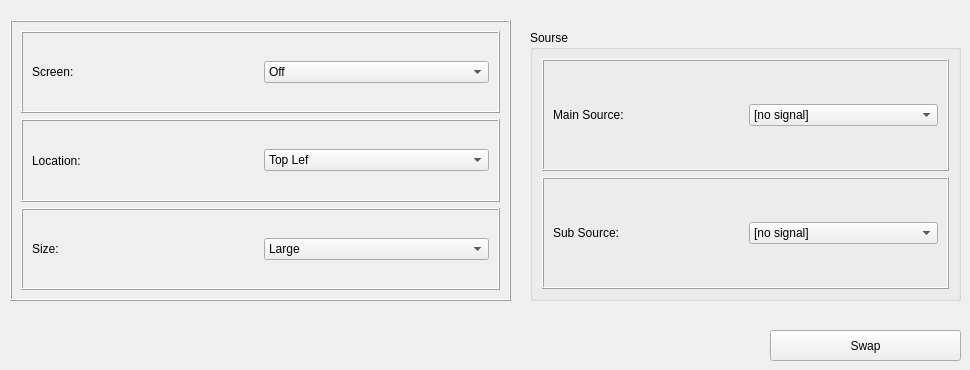
          <widget class="QWidget" name="tab_15">
           <attribute name="title">
            <string>PIP - PBP</string>
           </attribute>
           <widget class="QFrame" name="frame_41">
            <property name="geometry">
             <rect>
              <x>10</x>
              <y>20</y>
              <width>501</width>
              <height>281</height>
             </rect>
            </property>
            <property name="frameShape">
             <enum>QFrame::Box</enum>
            </property>
            <property name="frameShadow">
             <enum>QFrame::Raised</enum>
            </property>
            <layout class="QVBoxLayout" name="verticalLayout_14">
             <item>
              <widget class="QFrame" name="frame_PIP_PBP_Screen">
               <property name="frameShape">
                <enum>QFrame::Box</enum>
               </property>
               <property name="frameShadow">
                <enum>QFrame::Raised</enum>
               </property>
               <layout class="QHBoxLayout" name="horizontalLayout_51">
                <item>
                 <widget class="QLabel" name="label_PIP_PBP_Screen">
                  <property name="text">
                   <string>Screen:</string>
                  </property>
                 </widget>
                </item>
                <item>
                 <widget class="QComboBox" name="comboBox_PIP_PBP_Screen">
                  <item>
                   <property name="text">
                    <string>Off</string>
                   </property>
                  </item>
                  <item>
                   <property name="text">
                    <string>PIP</string>
                   </property>
                  </item>
                  <item>
                   <property name="text">
                    <string>PBP</string>
                   </property>
                  </item>
                 </widget>
                </item>
               </layout>
              </widget>
             </item>
             <item>
              <widget class="QFrame" name="frame_PIP_PBP_Location">
               <property name="frameShape">
                <enum>QFrame::Box</enum>
               </property>
               <property name="frameShadow">
                <enum>QFrame::Raised</enum>
               </property>
               <layout class="QHBoxLayout" name="horizontalLayout_52">
                <item>
                 <widget class="QLabel" name="label_PIP_PBP_Location">
                  <property name="text">
                   <string>Location:</string>
                  </property>
                 </widget>
                </item>
                <item>
                 <widget class="QComboBox" name="comboBox_PIP_PBP_Location">
                  <item>
                   <property name="text">
                    <string>Top Lef</string>
                   </property>
                  </item>
                  <item>
                   <property name="text">
                    <string>Top Right</string>
                   </property>
                  </item>
                  <item>
                   <property name="text">
                    <string>Bottom Lef</string>
                   </property>
                  </item>
                  <item>
                   <property name="text">
                    <string>Bottom Right</string>
                   </property>
                  </item>
                  <item>
                   <property name="text">
                    <string>PBP, Main Lef</string>
                   </property>
                  </item>
                  <item>
                   <property name="text">
                    <string>PBP, Main Top</string>
                   </property>
                  </item>
                  <item>
                   <property name="text">
                    <string>PBP, Main Right</string>
                   </property>
                  </item>
                  <item>
                   <property name="text">
                    <string>PBP, Main Bottom</string>
                   </property>
                  </item>
                 </widget>
                </item>
               </layout>
              </widget>
             </item>
             <item>
              <widget class="QFrame" name="frame_PIP_PBP_Size">
               <property name="frameShape">
                <enum>QFrame::Box</enum>
               </property>
               <property name="frameShadow">
                <enum>QFrame::Raised</enum>
               </property>
               <layout class="QHBoxLayout" name="horizontalLayout_53">
                <item>
                 <widget class="QLabel" name="label_PIP_PBP_Size">
                  <property name="text">
                   <string>Size:</string>
                  </property>
                 </widget>
                </item>
                <item>
                 <widget class="QComboBox" name="comboBox_PIP_PBP_Size">
                  <item>
                   <property name="text">
                    <string>Large</string>
                   </property>
                  </item>
                  <item>
                   <property name="text">
                    <string>Medium</string>
                   </property>
                  </item>
                  <item>
                   <property name="text">
                    <string>Small</string>
                   </property>
                  </item>
                 </widget>
                </item>
               </layout>
              </widget>
             </item>
            </layout>
           </widget>
           <widget class="QGroupBox" name="groupBox_5">
            <property name="geometry">
             <rect>
              <x>530</x>
              <y>30</y>
              <width>431</width>
              <height>271</height>
             </rect>
            </property>
            <property name="title">
             <string>Sourse</string>
            </property>
            <layout class="QVBoxLayout" name="verticalLayout_15">
             <item>
              <widget class="QFrame" name="frame_PIP_PBP_Sourse_Main">
               <property name="frameShape">
                <enum>QFrame::Box</enum>
               </property>
               <property name="frameShadow">
                <enum>QFrame::Raised</enum>
               </property>
               <layout class="QHBoxLayout" name="horizontalLayout_54">
                <item>
                 <widget class="QLabel" name="label_PIP_PBP_Sourse_Main">
                  <property name="text">
                   <string>Main Source:</string>
                  </property>
                 </widget>
                </item>
                <item>
                 <widget class="QComboBox" name="comboBox_PIP_PBP_Sourse_Main">
                  <item>
                   <property name="text">
                    <string>[no signal]</string>
                   </property>
                  </item>
                  <item>
                   <property name="text">
                    <string>HDMI1/MHL</string>
                   </property>
                  </item>
                  <item>
                   <property name="text">
                    <string>HDMI2</string>
                   </property>
                  </item>
                  <item>
                   <property name="text">
                    <string>HDMI2/MHL</string>
                   </property>
                  </item>
                  <item>
                   <property name="text">
                    <string>HDMI3</string>
                   </property>
                  </item>
                  <item>
                   <property name="text">
                    <string>DVI-D</string>
                   </property>
                  </item>
                  <item>
                   <property name="text">
                    <string>DVI-A</string>
                   </property>
                  </item>
                  <item>
                   <property name="text">
                    <string>VGA</string>
                   </property>
                  </item>
                  <item>
                   <property name="text">
                    <string>VGA1</string>
                   </property>
                  </item>
                  <item>
                   <property name="text">
                    <string>VGA2</string>
                   </property>
                  </item>
                  <item>
                   <property name="text">
                    <string>Component</string>
                   </property>
                  </item>
                  <item>
                   <property name="text">
                    <string>S-Video</string>
                   </property>
                  </item>
                  <item>
                   <property name="text">
                    <string>Video</string>
                   </property>
                  </item>
                  <item>
                   <property name="text">
                    <string>DisplayPort</string>
                   </property>
                  </item>
                  <item>
                   <property name="text">
                    <string>HDBaseT</string>
                   </property>
                  </item>
                  <item>
                   <property name="text">
                    <string>BNC</string>
                   </property>
                  </item>
                  <item>
                   <property name="text">
                    <string>Wireless</string>
                   </property>
                  </item>
                  <item>
                   <property name="text">
                    <string>Flash Drive</string>
                   </property>
                  </item>
                  <item>
                   <property name="text">
                    <string>Network Display</string>
                   </property>
                  </item>
                  <item>
                   <property name="text">
                    <string>USB Display</string>
                   </property>
                  </item>
                  <item>
                   <property name="text">
                    <string>Multimedia</string>
                   </property>
                  </item>
                  <item>
                   <property name="text">
                    <string>3G-SDI</string>
                   </property>
                  </item>
                  <item>
                   <property name="text">
                    <string>Smart TV</string>
                   </property>
                  </item>
                 </widget>
                </item>
               </layout>
              </widget>
             </item>
             <item>
              <widget class="QFrame" name="frame_PIP_PBP_Sourse_Sub">
               <property name="frameShape">
                <enum>QFrame::Box</enum>
               </property>
               <property name="frameShadow">
                <enum>QFrame::Raised</enum>
               </property>
               <layout class="QHBoxLayout" name="horizontalLayout_55">
                <item>
                 <widget class="QLabel" name="label_3D_Mode_7">
                  <property name="text">
                   <string>Sub Source:</string>
                  </property>
                 </widget>
                </item>
                <item>
                 <widget class="QComboBox" name="comboBox_PIP_PBP_Sourse_Sub">
                  <item>
                   <property name="text">
                    <string>[no signal]</string>
                   </property>
                  </item>
                  <item>
                   <property name="text">
                    <string>HDMI1</string>
                   </property>
                  </item>
                  <item>
                   <property name="text">
                    <string>VGA 1</string>
                   </property>
                  </item>
                  <item>
                   <property name="text">
                    <string>Compoent</string>
                   </property>
                  </item>
                  <item>
                   <property name="text">
                    <string>HDMI 2</string>
                   </property>
                  </item>
                  <item>
                   <property name="text">
                    <string>HDMI 3</string>
                   </property>
                  </item>
                  <item>
                   <property name="text">
                    <string>VGA 2</string>
                   </property>
                  </item>
                  <item>
                   <property name="text">
                    <string>BNC</string>
                   </property>
                  </item>
                  <item>
                   <property name="text">
                    <string>S-video</string>
                   </property>
                  </item>
                  <item>
                   <property name="text">
                    <string>Vedio</string>
                   </property>
                  </item>
                  <item>
                   <property name="text">
                    <string>DVI-D</string>
                   </property>
                  </item>
                  <item>
                   <property name="text">
                    <string>HDBaseT</string>
                   </property>
                  </item>
                  <item>
                   <property name="text">
                    <string>3G-SDI</string>
                   </property>
                  </item>
                  <item>
                   <property name="text">
                    <string>Network Display</string>
                   </property>
                  </item>
                  <item>
                   <property name="text">
                    <string>Wireless</string>
                   </property>
                  </item>
                  <item>
                   <property name="text">
                    <string>Flash Drive</string>
                   </property>
                  </item>
                  <item>
                   <property name="text">
                    <string>USB Display</string>
                   </property>
                  </item>
                  <item>
                   <property name="text">
                    <string>DisplayPort</string>
                   </property>
                  </item>
                 </widget>
                </item>
               </layout>
              </widget>
             </item>
            </layout>
           </widget>
           <widget class="QPushButton" name="pushButton_PIP_PBP_Swap">
            <property name="geometry">
             <rect>
              <x>770</x>
              <y>330</y>
              <width>191</width>
              <height>31</height>
             </rect>
            </property>
            <property name="text">
             <string>Swap</string>
            </property>
           </widget>
          </widget>
